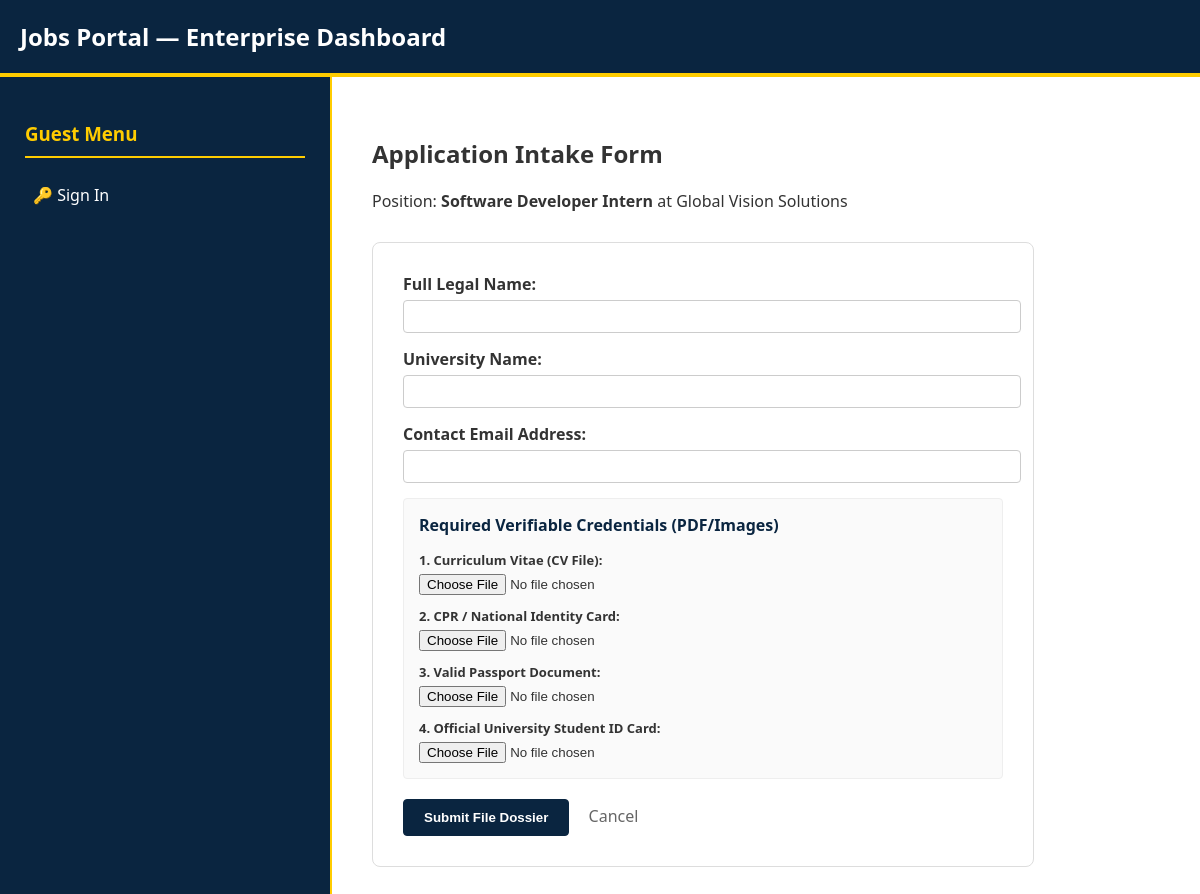
Screenshot of /apply/1/ with the database file from the repository.
### student_portal/models.py (models this page shows, shortened)
class InternshipPosting(models.Model):
    LEVEL_CHOICES = (('Beginner', 'Beginner'), ('Intermediate', 'Intermediate'), ('Advanced', 'Advanced'))
    NATURE_CHOICES = (('Full-Time', 'Full-Time'), ('Part-Time', 'Part-Time'), ('Remote', 'Remote'))
    company = models.ForeignKey(CompanyProfile, on_delete=models.CASCADE, related_name='postings')
    track = models.ForeignKey(TrainingTrack, on_delete=models.CASCADE, related_name='postings')
    title = models.CharField(max_length=255)
    description = models.TextField()
    requirements = models.TextField()
    location = models.CharField(max_length=255)
    level = models.CharField(max_length=50, choices=LEVEL_CHOICES)
    nature = models.CharField(max_length=50, choices=NATURE_CHOICES)
    salary_range = models.CharField(max_length=100, blank=True, null=True)
    education_level = models.CharField(max_length=100)
    views_count = models.PositiveIntegerField(default=0)
    is_approved = models.BooleanField(default=False)
    created_at = models.DateTimeField(auto_now_add=True)

class CompanyProfile(models.Model):
    user = models.OneToOneField(User, on_delete=models.CASCADE, related_name='companyprofile')
    company_name = models.CharField(max_length=255)
    description = models.TextField()
    location = models.CharField(max_length=255)
    website = models.URLField(blank=True, null=True)
    is_active = models.BooleanField(default=True)

### student_portal/views.py (the view, shortened to what this page needs)
# urls.py: path('apply/<int:posting_id>/', views.apply_internship_view, name='apply_internship'),
def apply_internship_view(request, posting_id):
    posting = get_object_or_404(InternshipPosting, id=posting_id)
    return render(request, 'apply.html', {'posting': posting})

### student_portal/templates/apply.html (shortened to what this page needs)
{% extends 'base.html' %}
{% block content %}
<h2>Application Intake Form</h2>
<p>Position: <strong>{{ posting.title }}</strong> at {{ posting.company.company_name }}</p>
<div style="max-width: 600px; margin-top: 30px; border: 1px solid #ddd; padding: 30px; border-radius: 8px;">
    <form method="post" enctype="multipart/form-data">
        <div style="margin-bottom: 15px;">
            <label style="display:block; font-weight:bold; margin-bottom:5px;">Full Legal Name:</label>
            <input type="text" name="student_name" required style="width:100%; padding:8px; border:1px solid #ccc; border-radius:4px;">
        </div>
        <div style="margin-bottom: 15px;">
            <label style="display:block; font-weight:bold; margin-bottom:5px;">University Name:</label>
            <input type="text" name="university_name" required style="width:100%; padding:8px; border:1px solid #ccc; border-radius:4px;">
        </div>
        <div style="margin-bottom: 15px;">
            <label style="display:block; font-weight:bold; margin-bottom:5px;">Contact Email Address:</label>
            <input type="email" name="email" required style="width:100%; padding:8px; border:1px solid #ccc; border-radius:4px;">
        </div>
        <div style="margin-bottom: 20px; padding: 15px; background: #fafafa; border: 1px solid #eee; border-radius: 4px;">
            <h4 style="margin: 0 0 15px 0; color: var(--primary-blue);">Required Verifiable Credentials (PDF/Images)</h4>
            <div style="margin-bottom: 12px;">
                <label style="display:block; font-size:13px; font-weight:bold; margin-bottom:3px;">1. Curriculum Vitae (CV File):</label>
                <input type="file" name="cv_file" required>
            </div>
            <div style="margin-bottom: 12px;">
                <label style="display:block; font-size:13px; font-weight:bold; margin-bottom:3px;">2. CPR / National Identity Card:</label>
                <input type="file" name="cpr_file" required>
            </div>
            <div style="margin-bottom: 12px;">
                <label style="display:block; font-size:13px; font-weight:bold; margin-bottom:3px;">3. Valid Passport Document:</label>
                <input type="file" name="passport_file" required>
            </div>
            <div>
                <label style="display:block; font-size:13px; font-weight:bold; margin-bottom:3px;">4. Official University Student ID Card:</label>
                <input type="file" name="uni_id_file" required>
            </div>
        </div>
        <button type="submit" class="btn-primary">Submit File Dossier</button>
        <a href="{% url 'student_dashboard' %}" style="margin-left: 15px; color: #666; text-decoration: none;">Cancel</a>
    </form>
</div>
{% endblock %}

### student_portal/static/css/style.css (style rules this page uses)
:root { --primary-blue: #0a2540; --accent-yellow: #ffcc00; --clean-white: #ffffff; --text-dark: #333333; --bg-light: #f4f6f9; }
body { margin: 0; font-family: 'Segoe UI', Tahoma, Geneva, Verdana, sans-serif; background-color: var(--clean-white); color: var(--text-dark); }
.btn-primary { background-color: var(--primary-blue); color: var(--clean-white); border: 1px solid var(--primary-blue); padding: 10px 20px; cursor: pointer; border-radius: 4px; font-weight: 600; }

### rows the page displays
InternshipPosting: title "Software Developer Intern", company.company_name "Global Vision Solutions"
